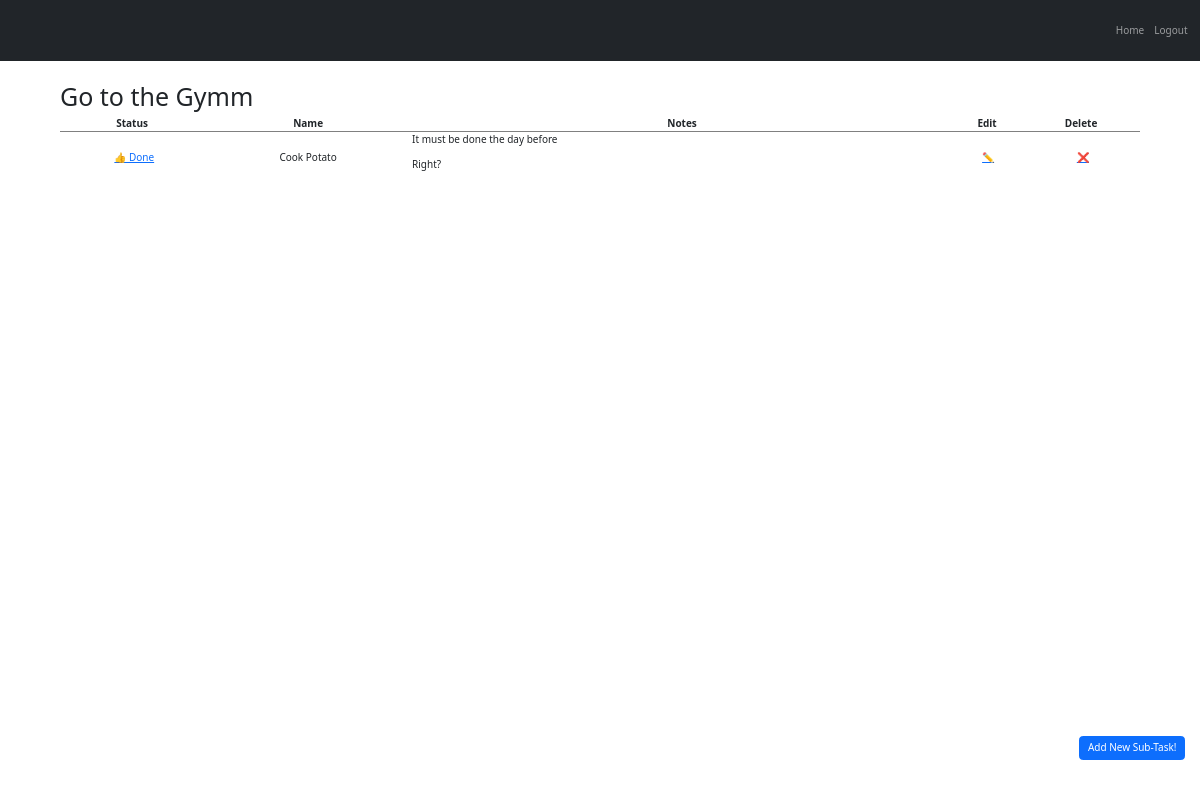
The page /task?task_id=1&name=Go+to+the+Gymm (signed in) on the database its author committed.
### main.py (models this page shows)
class Detail(db.Model, Base):
    __tablename__ = "details"
    id = db.Column(db.Integer, primary_key=True)
    user_id = db.Column(db.Integer, ForeignKey('users.id'))
    to_do_id = db.Column(db.Integer, ForeignKey('to_dos.id'))
    subtask = db.Column(db.Text, nullable=False)
    subtask_details = db.Column(db.Text, nullable=True)
    user = relationship("User", back_populates="to_do_detail")
    to_do_item = relationship("ToDo", back_populates="to_do_detail")
    completed = db.Column(db.Boolean, nullable=False)

### main.py (the view, shortened to what this page needs)
@app.route('/task', methods=['GET', 'POST'])
@login_required
def task():
    form = TaskDetailsForm()
    sub_tasks = Detail.query.filter_by(to_do_id=int(request.args.get('task_id'))).all()
    task_name = request.args.get('name')
    return render_template('task.html', form=form, sub_tasks=sub_tasks, task_name=task_name)

### main.py (called while the page is built)
@login_manager.user_loader
def load_user(user_id):
    return User.query.get(user_id)

### templates/task.html (shortened to what this page needs)
{% extends "bootstrap/base.html" %}
{% import "bootstrap/wtf.html" as wtf %}
{% block content %}
{% include 'header.html' %}
<div class="center-div">
    {% if sub_tasks %}
    <h1>{{task_name}}</h1>
    <table class="table_header">
        <tr>
            <th class="">Status</th>
            <th class="">Name</th>
            <th class="">Notes</th>
            <th class="">Edit</th>
            <th class="">Delete</th>
        </tr>
        {% for sub_task in sub_tasks %}
        <tr>
            {% if sub_task.completed %}
            <td><a class="task" href="{{url_for('completed', subtask_id=sub_task.id) }}">👍 Done</a></td>
            {% else %}
            <td><a class="task" href="{{url_for('completed', subtask_id=sub_task.id) }}">⏳ Ongoing</a></td>
        {% endif %}
            <td>{{sub_task.subtask}}</td>
            <td class="text">{{sub_task.subtask_details | safe}}</td>
            <td><a class="task" href="{{ url_for('edit', id=sub_task.id, type='subtask') }}">✏</a></td>
            <td><a class="task" href="{{ url_for('delete', id=sub_task.id, table='Detail') }}">❌</a></td>
        </tr>
    {% endfor %}
    </table>
    {% endif %}
    <button id="openForm" class="add-new btn btn-primary" onclick="openForm()">Add New Sub-Task!</button>
</div>
{% include 'footer.html' %}
{% endblock %}

### static/style.css (style rules this page uses)
.center-div { margin: 0 5% 0 5%; display: grid; align-content: center; }
.add-new { position: fixed; bottom: 40px; right: 15px; }
.table_header { width: 100%; text-align: center; margin: 0 auto; }
.text { width: 50%; text-align: left; }
.task { text-align: start; content-align: start; padding-left: 3%; }
table tr:nth-child(odd) { background-color: gray; }
table tr:nth-child(1) { background-color: white; border-bottom-style: solid; border-width: 0 0 0.2px 0; border-color: gray; }

### rows shown on the page
Detail: subtask "Cook Potato", subtask_details "It must be done the day before Right?"

### other values the page prints
{{ task_name }} "Go to the Gymm"
